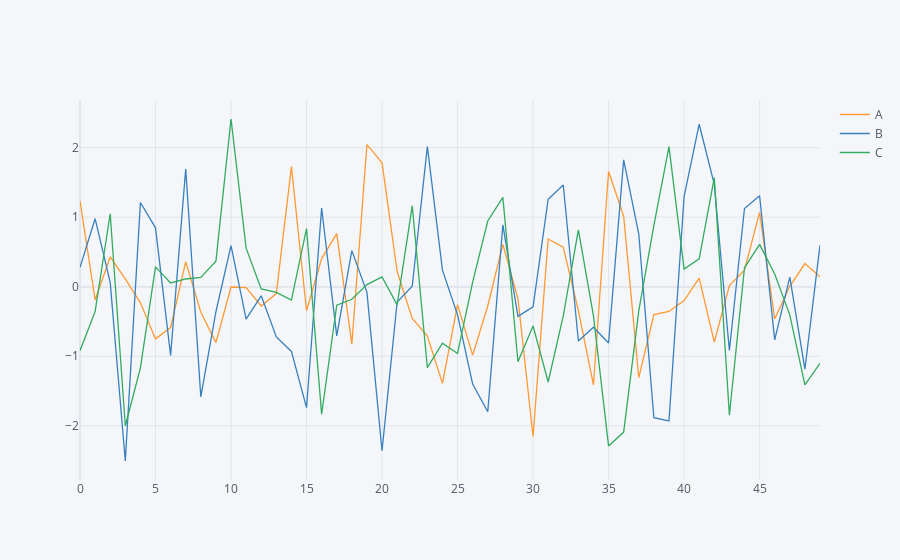

Notebook source saved alongside this figure:
### Code cell
df_1.iplot()

### Figure 1 — Plotly figure (JSON) as saved in the notebook; plotly's stock layout.template omitted (floating-point values rounded to 4 significant figures)
{"data": [{"line": {"color": "rgba(255, 153, 51, 1.0)", "dash": "solid", "shape": "linear", "width": 1.3}, "mode": "lines", "name": "A", "text": "", "type": "scatter", "x": [0, 1, 2, 3, 4, 5, 6, 7, 8, 9, 10, 11, 12, 13, 14, 15, 16, 17, 18, 19, 20, 21, 22, 23, 24, 25, 26, 27, 28, 29, 30, 31, 32, 33, 34, 35, 36, 37, 38, 39, 40, 41, 42, 43, 44, 45, 46, 47, 48, 49], "y": [1.236, -0.19, 0.428, 0.1124, -0.2314, -0.75, -0.5876, 0.3618, -0.3661, -0.8033, -0.004385, -0.01218, -0.2769, -0.09897, 1.726, -0.346, 0.4042, 0.7629, -0.8253, 2.042, 1.781, 0.2184, -0.4572, -0.7091, -1.389, -0.2573, -0.9834, -0.2769, 0.6093, -0.1722, -2.154, 0.6873, 0.57, -0.3421, -1.413, 1.657, 1.014, -1.307, -0.4014, -0.3554, -0.2002, 0.1237, -0.7975, 0.0157, 0.2379, 1.068, -0.4631, 0.006323, 0.3332, 0.1432]}, {"line": {"color": "rgba(55, 128, 191, 1.0)", "dash": "solid", "shape": "linear", "width": 1.3}, "mode": "lines", "name": "B", "text": "", "type": "scatter", "x": [0, 1, 2, 3, 4, 5, 6, 7, 8, 9, 10, 11, 12, 13, 14, 15, 16, 17, 18, 19, 20, 21, 22, 23, 24, 25, 26, 27, 28, 29, 30, 31, 32, 33, 34, 35, 36, 37, 38, 39, 40, 41, 42, 43, 44, 45, 46, 47, 48, 49], "y": [0.2787, 0.9783, 0.06134, -2.506, 1.211, 0.8471, -0.9876, 1.693, -1.584, -0.3599, 0.5906, -0.4647, -0.1301, -0.7209, -0.9305, -1.74, 1.132, -0.7067, 0.519, -0.08124, -2.358, -0.2202, 0.005857, 2.017, 0.2382, -0.4044, -1.398, -1.797, 0.8881, -0.4258, -0.2888, 1.257, 1.463, -0.7812, -0.5825, -0.8083, 1.825, 0.7561, -1.884, -1.931, 1.296, 2.337, 1.471, -0.917, 1.125, 1.308, -0.765, 0.1386, -1.186, 0.6]}, {"line": {"color": "rgba(50, 171, 96, 1.0)", "dash": "solid", "shape": "linear", "width": 1.3}, "mode": "lines", "name": "C", "text": "", "type": "scatter", "x": [0, 1, 2, 3, 4, 5, 6, 7, 8, 9, 10, 11, 12, 13, 14, 15, 16, 17, 18, 19, 20, 21, 22, 23, 24, 25, 26, 27, 28, 29, 30, 31, 32, 33, 34, 35, 36, 37, 38, 39, 40, 41, 42, 43, 44, 45, 46, 47, 48, 49], "y": [-0.9193, -0.358, 1.05, -2.002, -1.166, 0.2853, 0.05507, 0.1112, 0.1352, 0.3673, 2.412, 0.5543, -0.03081, -0.0805, -0.1914, 0.8363, -1.832, -0.2663, -0.1805, 0.0312, 0.1415, -0.2607, 1.162, -1.164, -0.8119, -0.9592, 0.06636, 0.945, 1.284, -1.079, -0.5652, -1.37, -0.4202, 0.8171, -0.4183, -2.289, -2.09, -0.3476, 0.8817, 2.014, 0.253, 0.401, 1.569, -1.847, 0.2725, 0.6091, 0.1819, -0.4042, -1.41, -1.102]}], "layout": {"legend": {"bgcolor": "#F5F6F9", "font": {"color": "#4D5663"}}, "paper_bgcolor": "#F5F6F9", "plot_bgcolor": "#F5F6F9", "title": {"font": {"color": "#4D5663"}}, "xaxis": {"gridcolor": "#E1E5ED", "showgrid": true, "tickfont": {"color": "#4D5663"}, "title": {"font": {"color": "#4D5663"}, "text": ""}, "zerolinecolor": "#E1E5ED"}, "yaxis": {"gridcolor": "#E1E5ED", "showgrid": true, "tickfont": {"color": "#4D5663"}, "title": {"font": {"color": "#4D5663"}, "text": ""}, "zerolinecolor": "#E1E5ED"}}}
